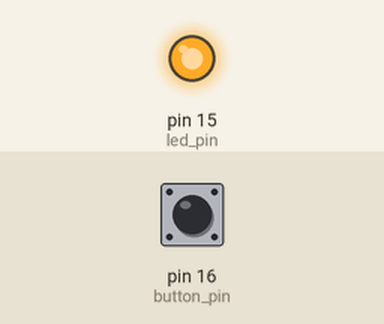
The sketch below on a simulated Arduino Uno, built for the host (arithmetic inside an expression is 32-bit, double 64-bit). Shown: output pins drawn as LEDs (lit = HIGH). The test bench sets the inputs (shaded band); at power-on: pin 16 (button_pin) LOW.

Above: at 1.2 s.
1.3 s: pin 16 (button_pin) pulled HIGH for 0.15 s
At 1.37 s:
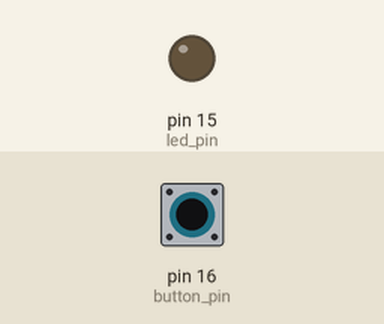
2.9 s: pin 16 (button_pin) pulled HIGH for 3.2 s
At 7.0 s:
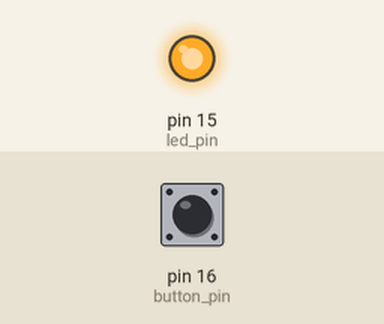
Timing chart, 0 to 8.5 s (numbered marks = the images above; inputs shaded):
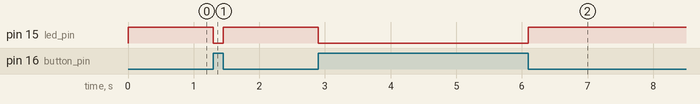

Measured:
- after the input at 1.3 s, pin 15 (led_pin): HIGH → LOW at once, → HIGH 0.15 s later
- after the input at 2.9 s, pin 15 (led_pin): HIGH → LOW at once, → HIGH 3.2 s later

The sketch:

button_control_led.ino
```cpp
#define led_pin 15
#define button_pin 16

void setup(){
  pinMode(led_pin, OUTPUT);
  pinMode(button_pin, INPUT_PULLDOWN);

}


void loop(){
  if (digitalRead(button_pin)== LOW){
    digitalWrite(led_pin, HIGH);
  }
  else{
    digitalWrite(led_pin, LOW);
  }
}
```
